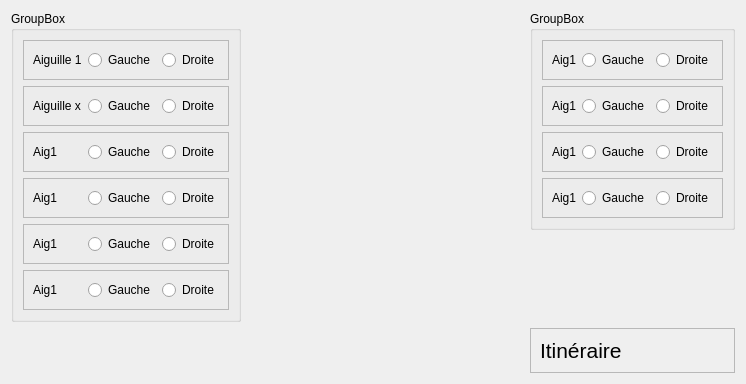
      <widget class="QWidget" name="AiguillesTAB">
       <attribute name="title">
        <string>Aiguilles</string>
       </attribute>
       <layout class="QGridLayout" name="gridLayout_5">
        <item row="0" column="0" rowspan="2">
         <widget class="QGroupBox" name="groupBox">
          <property name="title">
           <string>GroupBox</string>
          </property>
          <layout class="QVBoxLayout" name="verticalLayout">
           <item>
            <widget class="QFrame" name="frame">
             <property name="frameShape">
              <enum>QFrame::Shape::StyledPanel</enum>
             </property>
             <property name="frameShadow">
              <enum>QFrame::Shadow::Raised</enum>
             </property>
             <layout class="QHBoxLayout" name="horizontalLayout_2">
              <item>
               <widget class="QLabel" name="label_4">
                <property name="text">
                 <string>Aiguille 1</string>
                </property>
               </widget>
              </item>
              <item>
               <widget class="QRadioButton" name="gauche">
                <property name="text">
                 <string>Gauche</string>
                </property>
               </widget>
              </item>
              <item>
               <widget class="QRadioButton" name="droite">
                <property name="text">
                 <string>Droite</string>
                </property>
               </widget>
              </item>
             </layout>
            </widget>
           </item>
           <item>
            <widget class="QFrame" name="frame_39">
             <property name="frameShape">
              <enum>QFrame::Shape::StyledPanel</enum>
             </property>
             <property name="frameShadow">
              <enum>QFrame::Shadow::Raised</enum>
             </property>
             <layout class="QHBoxLayout" name="horizontalLayout_21">
              <item>
               <widget class="QLabel" name="label_48">
                <property name="text">
                 <string>Aiguille x</string>
                </property>
               </widget>
              </item>
              <item>
               <widget class="QRadioButton" name="radioButton_50">
                <property name="text">
                 <string>Gauche</string>
                </property>
               </widget>
              </item>
              <item>
               <widget class="QRadioButton" name="radioButton_53">
                <property name="text">
                 <string>Droite</string>
                </property>
               </widget>
              </item>
             </layout>
            </widget>
           </item>
           <item>
            <widget class="QFrame" name="frame_15">
             <property name="frameShape">
              <enum>QFrame::Shape::StyledPanel</enum>
             </property>
             <property name="frameShadow">
              <enum>QFrame::Shadow::Raised</enum>
             </property>
             <layout class="QHBoxLayout" name="horizontalLayout_3">
              <item>
               <widget class="QLabel" name="label_5">
                <property name="text">
                 <string>Aig1</string>
                </property>
               </widget>
              </item>
              <item>
               <widget class="QRadioButton" name="radioButton_26">
                <property name="text">
                 <string>Gauche</string>
                </property>
               </widget>
              </item>
              <item>
               <widget class="QRadioButton" name="radioButton_29">
                <property name="text">
                 <string>Droite</string>
                </property>
               </widget>
              </item>
             </layout>
            </widget>
           </item>
           <item>
            <widget class="QFrame" name="frame_19">
             <property name="frameShape">
              <enum>QFrame::Shape::StyledPanel</enum>
             </property>
             <property name="frameShadow">
              <enum>QFrame::Shadow::Raised</enum>
             </property>
             <layout class="QHBoxLayout" name="horizontalLayout_14">
              <item>
               <widget class="QLabel" name="label_6">
                <property name="text">
                 <string>Aig1</string>
                </property>
               </widget>
              </item>
              <item>
               <widget class="QRadioButton" name="radioButton_31">
                <property name="text">
                 <string>Gauche</string>
                </property>
               </widget>
              </item>
              <item>
               <widget class="QRadioButton" name="radioButton_32">
                <property name="text">
                 <string>Droite</string>
                </property>
               </widget>
              </item>
             </layout>
            </widget>
           </item>
           <item>
            <widget class="QFrame" name="frame_38">
             <property name="frameShape">
              <enum>QFrame::Shape::StyledPanel</enum>
             </property>
             <property name="frameShadow">
              <enum>QFrame::Shadow::Raised</enum>
             </property>
             <layout class="QHBoxLayout" name="horizontalLayout_20">
              <item>
               <widget class="QLabel" name="label_47">
                <property name="text">
                 <string>Aig1</string>
                </property>
               </widget>
              </item>
              <item>
               <widget class="QRadioButton" name="radioButton_45">
                <property name="text">
                 <string>Gauche</string>
                </property>
               </widget>
              </item>
              <item>
               <widget class="QRadioButton" name="radioButton_47">
                <property name="text">
                 <string>Droite</string>
                </property>
               </widget>
              </item>
             </layout>
            </widget>
           </item>
           <item>
            <widget class="QFrame" name="frame_36">
             <property name="frameShape">
              <enum>QFrame::Shape::StyledPanel</enum>
             </property>
             <property name="frameShadow">
              <enum>QFrame::Shadow::Raised</enum>
             </property>
             <layout class="QHBoxLayout" name="horizontalLayout_18">
              <item>
               <widget class="QLabel" name="label_45">
                <property name="text">
                 <string>Aig1</string>
                </property>
               </widget>
              </item>
              <item>
               <widget class="QRadioButton" name="radioButton_39">
                <property name="text">
                 <string>Gauche</string>
                </property>
               </widget>
              </item>
              <item>
               <widget class="QRadioButton" name="radioButton_41">
                <property name="text">
                 <string>Droite</string>
                </property>
               </widget>
              </item>
             </layout>
            </widget>
           </item>
          </layout>
         </widget>
        </item>
        <item row="0" column="2">
         <widget class="QGroupBox" name="groupBox_4">
          <property name="title">
           <string>GroupBox</string>
          </property>
          <layout class="QVBoxLayout" name="verticalLayout_2">
           <item>
            <widget class="QFrame" name="frame_35">
             <property name="frameShape">
              <enum>QFrame::Shape::StyledPanel</enum>
             </property>
             <property name="frameShadow">
              <enum>QFrame::Shadow::Raised</enum>
             </property>
             <layout class="QHBoxLayout" name="horizontalLayout_17">
              <item>
               <widget class="QLabel" name="label_44">
                <property name="text">
                 <string>Aig1</string>
                </property>
               </widget>
              </item>
              <item>
               <widget class="QRadioButton" name="radioButton_37">
                <property name="text">
                 <string>Gauche</string>
                </property>
               </widget>
              </item>
              <item>
               <widget class="QRadioButton" name="radioButton_38">
                <property name="text">
                 <string>Droite</string>
                </property>
               </widget>
              </item>
             </layout>
            </widget>
           </item>
           <item>
            <widget class="QFrame" name="frame_34">
             <property name="frameShape">
              <enum>QFrame::Shape::StyledPanel</enum>
             </property>
             <property name="frameShadow">
              <enum>QFrame::Shadow::Raised</enum>
             </property>
             <layout class="QHBoxLayout" name="horizontalLayout_16">
              <item>
               <widget class="QLabel" name="label_38">
                <property name="text">
                 <string>Aig1</string>
                </property>
               </widget>
              </item>
              <item>
               <widget class="QRadioButton" name="radioButton_35">
                <property name="text">
                 <string>Gauche</string>
                </property>
               </widget>
              </item>
              <item>
               <widget class="QRadioButton" name="radioButton_36">
                <property name="text">
                 <string>Droite</string>
                </property>
               </widget>
              </item>
             </layout>
            </widget>
           </item>
           <item>
            <widget class="QFrame" name="frame_37">
             <property name="frameShape">
              <enum>QFrame::Shape::StyledPanel</enum>
             </property>
             <property name="frameShadow">
              <enum>QFrame::Shadow::Raised</enum>
             </property>
             <layout class="QHBoxLayout" name="horizontalLayout_19">
              <item>
               <widget class="QLabel" name="label_46">
                <property name="text">
                 <string>Aig1</string>
                </property>
               </widget>
              </item>
              <item>
               <widget class="QRadioButton" name="radioButton_43">
                <property name="text">
                 <string>Gauche</string>
                </property>
               </widget>
              </item>
              <item>
               <widget class="QRadioButton" name="radioButton_44">
                <property name="text">
                 <string>Droite</string>
                </property>
               </widget>
              </item>
             </layout>
            </widget>
           </item>
           <item>
            <widget class="QFrame" name="frame_33">
             <property name="frameShape">
              <enum>QFrame::Shape::StyledPanel</enum>
             </property>
             <property name="frameShadow">
              <enum>QFrame::Shadow::Raised</enum>
             </property>
             <layout class="QHBoxLayout" name="horizontalLayout_15">
              <item>
               <widget class="QLabel" name="label_37">
                <property name="text">
                 <string>Aig1</string>
                </property>
               </widget>
              </item>
              <item>
               <widget class="QRadioButton" name="radioButton_33">
                <property name="text">
                 <string>Gauche</string>
                </property>
               </widget>
              </item>
              <item>
               <widget class="QRadioButton" name="radioButton_34">
                <property name="text">
                 <string>Droite</string>
                </property>
               </widget>
              </item>
             </layout>
            </widget>
           </item>
          </layout>
         </widget>
        </item>
        <item row="0" column="1">
         <spacer name="horizontalSpacer_2">
          <property name="orientation">
           <enum>Qt::Orientation::Horizontal</enum>
          </property>
          <property name="sizeType">
           <enum>QSizePolicy::Policy::Fixed</enum>
          </property>
          <property name="sizeHint" stdset="0">
           <size>
            <width>283</width>
            <height>20</height>
           </size>
          </property>
         </spacer>
        </item>
        <item row="3" column="2" rowspan="2">
         <widget class="QFrame" name="frame_40">
          <property name="frameShape">
           <enum>QFrame::Shape::StyledPanel</enum>
          </property>
          <property name="frameShadow">
           <enum>QFrame::Shadow::Raised</enum>
          </property>
          <layout class="QHBoxLayout" name="horizontalLayout_22">
           <item>
            <widget class="QLabel" name="label_49">
             <property name="font">
              <font>
               <pointsize>16</pointsize>
              </font>
             </property>
             <property name="text">
              <string>Itinéraire</string>
             </property>
            </widget>
           </item>
          </layout>
         </widget>
        </item>
       </layout>
      </widget>
